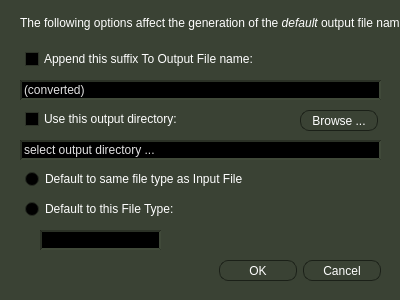
<?xml version="1.0" encoding="UTF-8"?>
<ui version="4.0">
 <class>OutputFileOptions_Dialog</class>
 <widget class="QDialog" name="OutputFileOptions_Dialog">
  <property name="geometry">
   <rect>
    <x>0</x>
    <y>0</y>
    <width>400</width>
    <height>300</height>
   </rect>
  </property>
  <property name="minimumSize">
   <size>
    <width>400</width>
    <height>300</height>
   </size>
  </property>
  <property name="maximumSize">
   <size>
    <width>400</width>
    <height>300</height>
   </size>
  </property>
  <property name="palette">
   <palette>
    <active>
     <colorrole role="WindowText">
      <brush brushstyle="SolidPattern">
       <color alpha="255">
        <red>255</red>
        <green>255</green>
        <blue>255</blue>
       </color>
      </brush>
     </colorrole>
     <colorrole role="Button">
      <brush brushstyle="SolidPattern">
       <color alpha="255">
        <red>58</red>
        <green>66</green>
        <blue>52</blue>
       </color>
      </brush>
     </colorrole>
     <colorrole role="Light">
      <brush brushstyle="SolidPattern">
       <color alpha="255">
        <red>87</red>
        <green>99</green>
        <blue>78</blue>
       </color>
      </brush>
     </colorrole>
     <colorrole role="Midlight">
      <brush brushstyle="SolidPattern">
       <color alpha="255">
        <red>72</red>
        <green>82</green>
        <blue>65</blue>
       </color>
      </brush>
     </colorrole>
     <colorrole role="Dark">
      <brush brushstyle="SolidPattern">
       <color alpha="255">
        <red>29</red>
        <green>33</green>
        <blue>26</blue>
       </color>
      </brush>
     </colorrole>
     <colorrole role="Mid">
      <brush brushstyle="SolidPattern">
       <color alpha="255">
        <red>38</red>
        <green>44</green>
        <blue>34</blue>
       </color>
      </brush>
     </colorrole>
     <colorrole role="Text">
      <brush brushstyle="SolidPattern">
       <color alpha="255">
        <red>255</red>
        <green>255</green>
        <blue>255</blue>
       </color>
      </brush>
     </colorrole>
     <colorrole role="BrightText">
      <brush brushstyle="SolidPattern">
       <color alpha="255">
        <red>255</red>
        <green>255</green>
        <blue>255</blue>
       </color>
      </brush>
     </colorrole>
     <colorrole role="ButtonText">
      <brush brushstyle="SolidPattern">
       <color alpha="255">
        <red>255</red>
        <green>255</green>
        <blue>255</blue>
       </color>
      </brush>
     </colorrole>
     <colorrole role="Base">
      <brush brushstyle="SolidPattern">
       <color alpha="255">
        <red>0</red>
        <green>0</green>
        <blue>0</blue>
       </color>
      </brush>
     </colorrole>
     <colorrole role="Window">
      <brush brushstyle="SolidPattern">
       <color alpha="255">
        <red>58</red>
        <green>66</green>
        <blue>52</blue>
       </color>
      </brush>
     </colorrole>
     <colorrole role="Shadow">
      <brush brushstyle="SolidPattern">
       <color alpha="255">
        <red>0</red>
        <green>0</green>
        <blue>0</blue>
       </color>
      </brush>
     </colorrole>
     <colorrole role="AlternateBase">
      <brush brushstyle="SolidPattern">
       <color alpha="255">
        <red>29</red>
        <green>33</green>
        <blue>26</blue>
       </color>
      </brush>
     </colorrole>
     <colorrole role="ToolTipBase">
      <brush brushstyle="SolidPattern">
       <color alpha="255">
        <red>255</red>
        <green>255</green>
        <blue>220</blue>
       </color>
      </brush>
     </colorrole>
     <colorrole role="ToolTipText">
      <brush brushstyle="SolidPattern">
       <color alpha="255">
        <red>0</red>
        <green>0</green>
        <blue>0</blue>
       </color>
      </brush>
     </colorrole>
    </active>
    <inactive>
     <colorrole role="WindowText">
      <brush brushstyle="SolidPattern">
       <color alpha="255">
        <red>255</red>
        <green>255</green>
        <blue>255</blue>
       </color>
      </brush>
     </colorrole>
     <colorrole role="Button">
      <brush brushstyle="SolidPattern">
       <color alpha="255">
        <red>58</red>
        <green>66</green>
        <blue>52</blue>
       </color>
      </brush>
     </colorrole>
     <colorrole role="Light">
      <brush brushstyle="SolidPattern">
       <color alpha="255">
        <red>87</red>
        <green>99</green>
        <blue>78</blue>
       </color>
      </brush>
     </colorrole>
     <colorrole role="Midlight">
      <brush brushstyle="SolidPattern">
       <color alpha="255">
        <red>72</red>
        <green>82</green>
        <blue>65</blue>
       </color>
      </brush>
     </colorrole>
     <colorrole role="Dark">
      <brush brushstyle="SolidPattern">
       <color alpha="255">
        <red>29</red>
        <green>33</green>
        <blue>26</blue>
       </color>
      </brush>
     </colorrole>
     <colorrole role="Mid">
      <brush brushstyle="SolidPattern">
       <color alpha="255">
        <red>38</red>
        <green>44</green>
        <blue>34</blue>
       </color>
      </brush>
     </colorrole>
     <colorrole role="Text">
      <brush brushstyle="SolidPattern">
       <color alpha="255">
        <red>255</red>
        <green>255</green>
        <blue>255</blue>
       </color>
      </brush>
     </colorrole>
     <colorrole role="BrightText">
      <brush brushstyle="SolidPattern">
       <color alpha="255">
        <red>255</red>
        <green>255</green>
        <blue>255</blue>
       </color>
      </brush>
     </colorrole>
     <colorrole role="ButtonText">
      <brush brushstyle="SolidPattern">
       <color alpha="255">
        <red>255</red>
        <green>255</green>
        <blue>255</blue>
       </color>
      </brush>
     </colorrole>
     <colorrole role="Base">
      <brush brushstyle="SolidPattern">
       <color alpha="255">
        <red>0</red>
        <green>0</green>
        <blue>0</blue>
       </color>
      </brush>
     </colorrole>
     <colorrole role="Window">
      <brush brushstyle="SolidPattern">
       <color alpha="255">
        <red>58</red>
        <green>66</green>
        <blue>52</blue>
       </color>
      </brush>
     </colorrole>
     <colorrole role="Shadow">
      <brush brushstyle="SolidPattern">
       <color alpha="255">
        <red>0</red>
        <green>0</green>
        <blue>0</blue>
       </color>
      </brush>
     </colorrole>
     <colorrole role="AlternateBase">
      <brush brushstyle="SolidPattern">
       <color alpha="255">
        <red>29</red>
        <green>33</green>
        <blue>26</blue>
       </color>
      </brush>
     </colorrole>
     <colorrole role="ToolTipBase">
      <brush brushstyle="SolidPattern">
       <color alpha="255">
        <red>255</red>
        <green>255</green>
        <blue>220</blue>
       </color>
      </brush>
     </colorrole>
     <colorrole role="ToolTipText">
      <brush brushstyle="SolidPattern">
       <color alpha="255">
        <red>0</red>
        <green>0</green>
        <blue>0</blue>
       </color>
      </brush>
     </colorrole>
    </inactive>
    <disabled>
     <colorrole role="WindowText">
      <brush brushstyle="SolidPattern">
       <color alpha="255">
        <red>29</red>
        <green>33</green>
        <blue>26</blue>
       </color>
      </brush>
     </colorrole>
     <colorrole role="Button">
      <brush brushstyle="SolidPattern">
       <color alpha="255">
        <red>58</red>
        <green>66</green>
        <blue>52</blue>
       </color>
      </brush>
     </colorrole>
     <colorrole role="Light">
      <brush brushstyle="SolidPattern">
       <color alpha="255">
        <red>87</red>
        <green>99</green>
        <blue>78</blue>
       </color>
      </brush>
     </colorrole>
     <colorrole role="Midlight">
      <brush brushstyle="SolidPattern">
       <color alpha="255">
        <red>72</red>
        <green>82</green>
        <blue>65</blue>
       </color>
      </brush>
     </colorrole>
     <colorrole role="Dark">
      <brush brushstyle="SolidPattern">
       <color alpha="255">
        <red>29</red>
        <green>33</green>
        <blue>26</blue>
       </color>
      </brush>
     </colorrole>
     <colorrole role="Mid">
      <brush brushstyle="SolidPattern">
       <color alpha="255">
        <red>38</red>
        <green>44</green>
        <blue>34</blue>
       </color>
      </brush>
     </colorrole>
     <colorrole role="Text">
      <brush brushstyle="SolidPattern">
       <color alpha="255">
        <red>29</red>
        <green>33</green>
        <blue>26</blue>
       </color>
      </brush>
     </colorrole>
     <colorrole role="BrightText">
      <brush brushstyle="SolidPattern">
       <color alpha="255">
        <red>255</red>
        <green>255</green>
        <blue>255</blue>
       </color>
      </brush>
     </colorrole>
     <colorrole role="ButtonText">
      <brush brushstyle="SolidPattern">
       <color alpha="255">
        <red>29</red>
        <green>33</green>
        <blue>26</blue>
       </color>
      </brush>
     </colorrole>
     <colorrole role="Base">
      <brush brushstyle="SolidPattern">
       <color alpha="255">
        <red>58</red>
        <green>66</green>
        <blue>52</blue>
       </color>
      </brush>
     </colorrole>
     <colorrole role="Window">
      <brush brushstyle="SolidPattern">
       <color alpha="255">
        <red>58</red>
        <green>66</green>
        <blue>52</blue>
       </color>
      </brush>
     </colorrole>
     <colorrole role="Shadow">
      <brush brushstyle="SolidPattern">
       <color alpha="255">
        <red>0</red>
        <green>0</green>
        <blue>0</blue>
       </color>
      </brush>
     </colorrole>
     <colorrole role="AlternateBase">
      <brush brushstyle="SolidPattern">
       <color alpha="255">
        <red>58</red>
        <green>66</green>
        <blue>52</blue>
       </color>
      </brush>
     </colorrole>
     <colorrole role="ToolTipBase">
      <brush brushstyle="SolidPattern">
       <color alpha="255">
        <red>255</red>
        <green>255</green>
        <blue>220</blue>
       </color>
      </brush>
     </colorrole>
     <colorrole role="ToolTipText">
      <brush brushstyle="SolidPattern">
       <color alpha="255">
        <red>0</red>
        <green>0</green>
        <blue>0</blue>
       </color>
      </brush>
     </colorrole>
    </disabled>
   </palette>
  </property>
  <property name="font">
   <font>
    <stylestrategy>PreferAntialias</stylestrategy>
   </font>
  </property>
  <property name="windowTitle">
   <string>Output File Options</string>
  </property>
  <property name="windowIcon">
   <iconset resource="ferocious.qrc">
    <normaloff>:/images/sine_sweep-32x32-buttonized.png</normaloff>:/images/sine_sweep-32x32-buttonized.png</iconset>
  </property>
  <widget class="QDialogButtonBox" name="OutputFileOptions_buttonBox">
   <property name="geometry">
    <rect>
     <x>40</x>
     <y>260</y>
     <width>341</width>
     <height>21</height>
    </rect>
   </property>
   <property name="font">
    <font>
     <stylestrategy>PreferAntialias</stylestrategy>
    </font>
   </property>
   <property name="styleSheet">
    <string notr="true">QPushButton {
color: #fff;
border: 1px solid #1b2018;
border-radius: 9px;
padding: 5px;
background: qradialgradient(cx: 0.3, cy: -0.4,
fx: 0.3, fy: -0.4,
radius: 1.35, stop: 0 #46503f, stop: 1 #2d3328);

min-width: 66px;
}

QPushButton:hover {
background: qradialgradient(cx: 0.3, cy: -0.4,
fx: 0.3, fy: -0.4,
radius: 1.35, stop: 0 #535e4a, stop: 1 #3a4234);
}

QPushButton:pressed {
background: qradialgradient(cx: 0.4, cy: -0.1,
fx: 0.4, fy: -0.1,
radius: 1.35, stop: 0 #70e01a, stop: 1#3b770e);
}
</string>
   </property>
   <property name="orientation">
    <enum>Qt::Horizontal</enum>
   </property>
   <property name="standardButtons">
    <set>QDialogButtonBox::Cancel|QDialogButtonBox::Ok</set>
   </property>
  </widget>
  <widget class="QLineEdit" name="outFilenameSuffix_lineEdit">
   <property name="geometry">
    <rect>
     <x>20</x>
     <y>80</y>
     <width>361</width>
     <height>20</height>
    </rect>
   </property>
   <property name="styleSheet">
    <string notr="true">QLineEdit {
	background-color: rgb(0, 0, 0);
	color: rgb(225, 225, 225);
	selection-background-color: rgb(0, 0, 127);
	selection-color: rgb(255, 255, 255);
	border-width: 2px;
	border-style: inset;
	border-color: #2b3126;;
}

QLineEdit:disabled {
	background-color:   #32392d;
	color: rgb(225, 225, 225);
	selection-background-color: rgb(0, 0, 127);
	selection-color: rgb(255, 255, 255);
	border-width: 2px;
	border-style: inset;
	color: #3a4234;
	border-color: #2b3126;
}</string>
   </property>
   <property name="text">
    <string>(converted)</string>
   </property>
  </widget>
  <widget class="QCheckBox" name="FilenameSuffix_checkBox">
   <property name="geometry">
    <rect>
     <x>25</x>
     <y>50</y>
     <width>241</width>
     <height>18</height>
    </rect>
   </property>
   <property name="text">
    <string>Append this suffix To Output File name:</string>
   </property>
  </widget>
  <widget class="QRadioButton" name="SameFileExt_radioButton">
   <property name="geometry">
    <rect>
     <x>25</x>
     <y>170</y>
     <width>221</width>
     <height>18</height>
    </rect>
   </property>
   <property name="text">
    <string>Default to same file type as Input File</string>
   </property>
  </widget>
  <widget class="QRadioButton" name="setFileExt_radioButton">
   <property name="geometry">
    <rect>
     <x>25</x>
     <y>200</y>
     <width>211</width>
     <height>18</height>
    </rect>
   </property>
   <property name="text">
    <string>Default to this File Type:</string>
   </property>
  </widget>
  <widget class="QLineEdit" name="outFileExt_lineEdit">
   <property name="geometry">
    <rect>
     <x>40</x>
     <y>230</y>
     <width>121</width>
     <height>20</height>
    </rect>
   </property>
   <property name="styleSheet">
    <string notr="true">QLineEdit {
	background-color: rgb(0, 0, 0);
	color: rgb(225, 225, 225);
	selection-background-color: rgb(0, 0, 127);
	selection-color: rgb(255, 255, 255);
	border-width: 2px;
	border-style: inset;
	border-color: #2b3126;;
}

QLineEdit:disabled {
	background-color:   #32392d;
	color: rgb(225, 225, 225);
	selection-background-color: rgb(0, 0, 127);
	selection-color: rgb(255, 255, 255);
	border-width: 2px;
	border-style: inset;
	color: #3a4234;
	border-color: #2b3126;
}</string>
   </property>
  </widget>
  <widget class="QLabel" name="label">
   <property name="geometry">
    <rect>
     <x>20</x>
     <y>15</y>
     <width>381</width>
     <height>16</height>
    </rect>
   </property>
   <property name="text">
    <string>&lt;html&gt;&lt;head/&gt;&lt;body&gt;&lt;p&gt;The following options affect the generation of the &lt;span style=&quot; font-style:italic;&quot;&gt;default&lt;/span&gt; output file name:&lt;/p&gt;&lt;/body&gt;&lt;/html&gt;</string>
   </property>
  </widget>
  <widget class="QLineEdit" name="outDirectory_lineEdit">
   <property name="geometry">
    <rect>
     <x>20</x>
     <y>140</y>
     <width>361</width>
     <height>20</height>
    </rect>
   </property>
   <property name="styleSheet">
    <string notr="true">QLineEdit {
	background-color: rgb(0, 0, 0);
	color: rgb(225, 225, 225);
	selection-background-color: rgb(0, 0, 127);
	selection-color: rgb(255, 255, 255);
	border-width: 2px;
	border-style: inset;
	border-color: #2b3126;;
}

QLineEdit:disabled {
	background-color:   #32392d;
	color: rgb(225, 225, 225);
	selection-background-color: rgb(0, 0, 127);
	selection-color: rgb(255, 255, 255);
	border-width: 2px;
	border-style: inset;
	color: #3a4234;
	border-color: #2b3126;
}</string>
   </property>
   <property name="text">
    <string>select output directory ...</string>
   </property>
  </widget>
  <widget class="QCheckBox" name="useOutputDirectory_checkBox">
   <property name="geometry">
    <rect>
     <x>25</x>
     <y>110</y>
     <width>241</width>
     <height>18</height>
    </rect>
   </property>
   <property name="text">
    <string>Use this output directory:</string>
   </property>
  </widget>
  <widget class="QPushButton" name="pushButton">
   <property name="geometry">
    <rect>
     <x>300</x>
     <y>110</y>
     <width>78</width>
     <height>21</height>
    </rect>
   </property>
   <property name="font">
    <font>
     <stylestrategy>PreferAntialias</stylestrategy>
    </font>
   </property>
   <property name="styleSheet">
    <string notr="true">QPushButton {
color: #fff;
border: 1px solid #1b2018;
border-radius: 9px;
padding: 5px;
background: qradialgradient(cx: 0.3, cy: -0.4,
fx: 0.3, fy: -0.4,
radius: 1.35, stop: 0 #46503f, stop: 1 #2d3328);

min-width: 66px;
}

QPushButton:hover {
background: qradialgradient(cx: 0.3, cy: -0.4,
fx: 0.3, fy: -0.4,
radius: 1.35, stop: 0 #535e4a, stop: 1 #3a4234);
}

QPushButton:pressed {
background: qradialgradient(cx: 0.4, cy: -0.1,
fx: 0.4, fy: -0.1,
radius: 1.35, stop: 0 #70e01a, stop: 1#3b770e);
}</string>
   </property>
   <property name="text">
    <string>Browse ...</string>
   </property>
  </widget>
 </widget>
 <resources>
  <include location="ferocious.qrc"/>
 </resources>
 <connections>
  <connection>
   <sender>OutputFileOptions_buttonBox</sender>
   <signal>accepted()</signal>
   <receiver>OutputFileOptions_Dialog</receiver>
   <slot>accept()</slot>
   <hints>
    <hint type="sourcelabel">
     <x>248</x>
     <y>254</y>
    </hint>
    <hint type="destinationlabel">
     <x>157</x>
     <y>274</y>
    </hint>
   </hints>
  </connection>
  <connection>
   <sender>OutputFileOptions_buttonBox</sender>
   <signal>rejected()</signal>
   <receiver>OutputFileOptions_Dialog</receiver>
   <slot>reject()</slot>
   <hints>
    <hint type="sourcelabel">
     <x>316</x>
     <y>260</y>
    </hint>
    <hint type="destinationlabel">
     <x>286</x>
     <y>274</y>
    </hint>
   </hints>
  </connection>
 </connections>
</ui>
